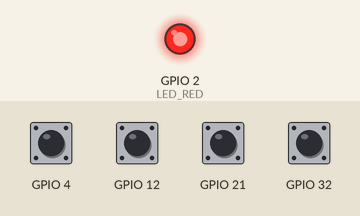
The sketch below on a simulated ESP32. On the bench: output pins drawn as LEDs (lit = HIGH). Inputs (shaded band) come from the test bench; at power-on: GPIO 4, GPIO 12, GPIO 21, GPIO 32 HIGH. USB keyboard and mouse output is not drawn; what the sketch prints to the serial monitor is not drawn.

Above: at 1.2 s.
1.3 s: GPIO 4 pulled LOW for 0.15 s
2.9 s: GPIO 12 pulled LOW for 1 s
5.4 s: GPIO 21 pulled LOW for 1 s
Timing chart, 0 to 8.4 s (numbered marks = the images above; inputs shaded):
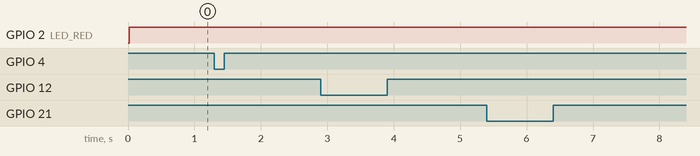

Measured:
- after the input at 1.3 s, every drawn part: stays the same
- after the input at 2.9 s, every drawn part: stays the same
- after the input at 5.4 s, every drawn part: stays the same

The sketch:

esp32_youtube_remote_controller.ino
```cpp
#include "BleKeyboard.h"

#define LED_RED 2
#define SW_UP 32
#define SW_DOWN 12
#define SW_LEFT 4
#define SW_RIGHT 21

#define MODIFIER_NONE  0x00
#define MODIFIER_CTRL  0x01
#define MODIFIER_SHIFT 0x02
#define MODIFIER_ALT   0x04

using ctrl_cmd = uint8_t;

// Timer
hw_timer_t * timer = NULL;
// Queues
#define QUEUE_LENGTH 1
QueueHandle_t xQueue;
// Task Handler
TaskHandle_t taskHandle;
// BLE Media Controller
BleKeyboard bleKeyboard;

// Constant Parameter
const int dt_20ms = 20;

// Switch Control Class
template <typename ShortActionType, typename LongActionType>
class SwitchControl {
public:
    SwitchControl(int pin, int longTime, ShortActionType shortPressAction, LongActionType longPressAction, uint8_t short_mod, uint8_t long_mod)
        : pin(pin), longTime(longTime), short_mod(short_mod), long_mod(long_mod){
        this->shortPressAction = shortPressAction;
        this->longPressAction = longPressAction;
        pinMode(pin, INPUT_PULLUP);
        switch_status = false;
        switch_status_k1 = false;
        timer_sw_on = 0;
        flag_enable_action = true;
    }

    void update() {
        switch_status = !digitalRead(pin);

        if (switch_status and !switch_status_k1) {
            timer_sw_on = 0;
            Serial.println("pressed");
        }

        if (switch_status) {
            timer_sw_on += dt_20ms;
            if((timer_sw_on > longTime) and flag_enable_action){
              // Long Press Action
              Serial.println("Long press action");
              send_cmd(longPressAction, long_mod);  // 再生/一時停止などのアクション
              // Disable action
              flag_enable_action = false;
              Serial.println("disabled");
            }
        }

        if (!switch_status and switch_status_k1) {
            if ((timer_sw_on < longTime) and flag_enable_action) {
              send_cmd(shortPressAction, short_mod);  // 次のトラックなどのアクション
              Serial.println("Short press action");
            }
            Serial.println("released");
            flag_enable_action = true;
            Serial.println("enabled");
        }

        switch_status_k1 = switch_status;
    }

private:
    int pin;
    int longTime;
    ShortActionType shortPressAction;
    LongActionType longPressAction;
    uint8_t short_mod;
    uint8_t long_mod;

    bool switch_status;
    bool switch_status_k1;
    bool flag_enable_action;

    int timer_sw_on;

    template <typename T>
    void send_cmd(T cmd, uint8_t mod){
      Serial.println(mod);
      if((mod&MODIFIER_CTRL) > 0x00){
        bleKeyboard.press(KEY_LEFT_CTRL);
      }
      if((mod&MODIFIER_SHIFT) > 0x00){
        bleKeyboard.press(KEY_LEFT_SHIFT);
        Serial.println("Shift Mod");
      }
      if((mod&MODIFIER_ALT) > 0x00){
        bleKeyboard.press(KEY_LEFT_ALT);
      }
      bleKeyboard.press(cmd);
      bleKeyboard.releaseAll();
    };
};

uint8_t key_next_truck[2] = {1, 0};
uint8_t key_previous_truck[2] = {2, 0};

// 各スイッチ用のインスタンス
SwitchControl<uint8_t, uint8_t> downSwitch(SW_DOWN, 500, KEY_DOWN_ARROW, KEY_DOWN_ARROW, MODIFIER_NONE, MODIFIER_NONE);
SwitchControl<uint8_t, uint8_t> upSwitch(SW_UP, 500, KEY_UP_ARROW, KEY_UP_ARROW, MODIFIER_NONE, MODIFIER_NONE);
SwitchControl<char, char> rightSwitch(SW_RIGHT, 500, 'l', 'n', MODIFIER_NONE, MODIFIER_SHIFT);
SwitchControl<char, char> leftSwitch(SW_LEFT, 500, 'j', 'p', MODIFIER_NONE, MODIFIER_SHIFT);

void IRAM_ATTR onTimer() {
    int8_t data;
    // Send Queue
    xQueueSendFromISR(xQueue, &data, 0);
}

void task(void *pvParameters) {
    while (1) {
        int8_t data;
        xQueueReceive(xQueue, &data, portMAX_DELAY);
        task_20ms();
    }
}

void task_20ms(void) {
    if (bleKeyboard.isConnected()) {
        digitalWrite(LED_RED, HIGH);

        // 各スイッチの状態を更新
        downSwitch.update();
        upSwitch.update();
        leftSwitch.update();
        rightSwitch.update();

    } else {
        digitalWrite(LED_RED, LOW);
    }
}

void setup() {
    Serial.begin(115200);
    Serial.println("Starting BLE work!");
    bleKeyboard.begin();
    pinMode(LED_RED, OUTPUT);

    // Create Queue
    xQueue = xQueueCreate(QUEUE_LENGTH, sizeof(int8_t));
    xTaskCreateUniversal(
        task,           // task function
        "task",         // task name
        8192,           // stack size
        NULL,           // arguments
        5,              // priority
        &taskHandle,    // task handler
        APP_CPU_NUM     // CPU(PRO_CPU_NUM or APP_CPU_NUM)
    );

    // Timer setup
    timer = timerBegin(0, 80, true); // 80 is for 1 us per tick
    timerAttachInterrupt(timer, &onTimer, true);
    timerAlarmWrite(timer, 20000, true);
    timerAlarmEnable(timer);
}

void loop() {
    delay(1);
}
```
